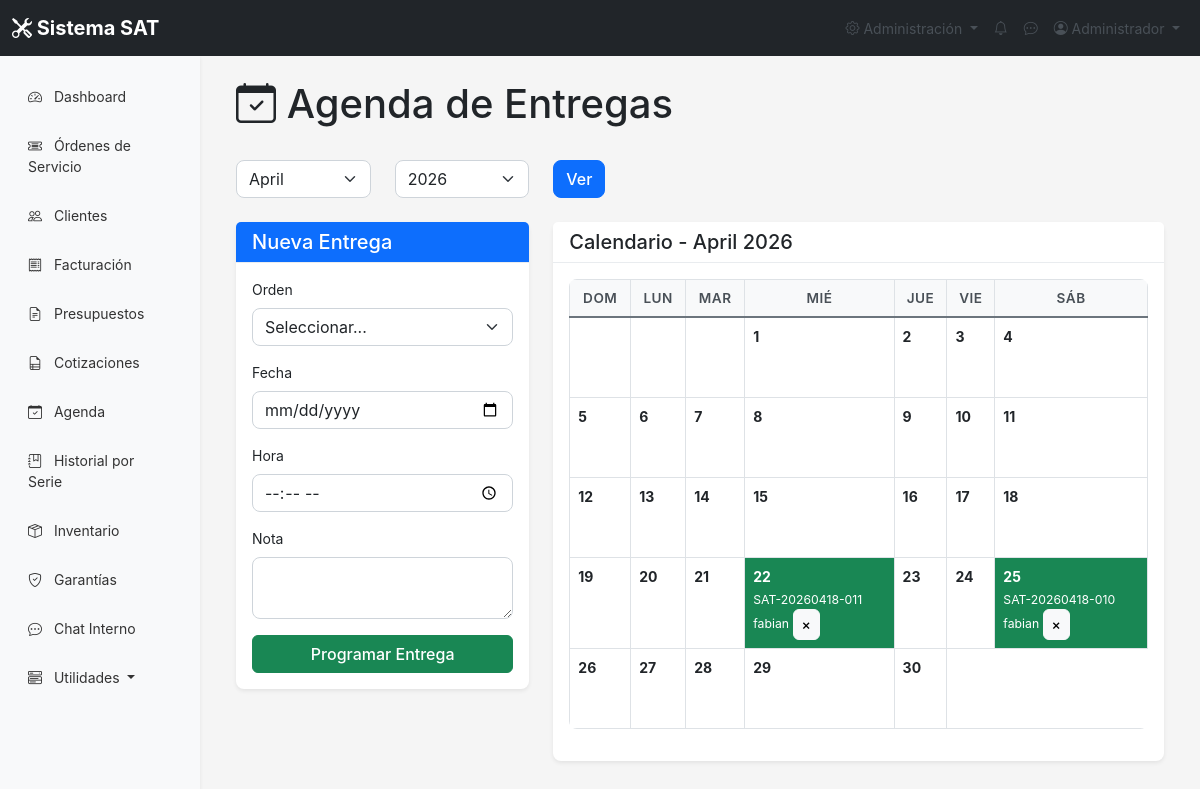
Screenshot of /agenda/index.php (signed in) with the database file from the repository.
### tables this page shows
CREATE TABLE IF NOT EXISTS `agenda_entregas` (
  `id` int NOT NULL AUTO_INCREMENT,
  `orden_id` int NOT NULL,
  `fecha_entrega` date NOT NULL,
  `hora_entrega` varchar(10) DEFAULT NULL,
  `nota` text,
  `recordatorio_enviado` tinyint DEFAULT '0',
  PRIMARY KEY (`id`),
  KEY `orden_id` (`orden_id`)
);

CREATE TABLE IF NOT EXISTS `ordenes_servicio` (
  `id` int NOT NULL AUTO_INCREMENT,
  `codigo` varchar(20) NOT NULL,
  `equipo_id` int NOT NULL,
  `tecnico_id` int DEFAULT NULL,
  `cliente_id` int NOT NULL,
  `estado` enum('recibido','en_diagnostico','en_reparacion','esperando_repuestos','reparado','entregado','cancelado') DEFAULT 'recibido',
  `prioridad` enum('baja','normal','alta','urgente') DEFAULT 'normal',
  `diagnostico` text,
  `solucion` text,
  `observaciones` text,
  `fecha_ingreso` datetime DEFAULT CURRENT_TIMESTAMP,
  `fecha_diagnostico` datetime DEFAULT NULL,
  `fecha_reparacion` datetime DEFAULT NULL,
  `fecha_entrega` datetime DEFAULT NULL,
  `tiempo_estimado` int DEFAULT NULL,
  `costo_diagnostico` decimal(10,2) DEFAULT '0.00',
  `costo_reparacion` decimal(10,2) DEFAULT '0.00',
  `costo_total` decimal(10,2) DEFAULT '0.00',
  `nota_cliente` text,
  `estado_orden` enum('abierta','cerrada','cancelada') DEFAULT 'abierta',
  `sucursal_id` int DEFAULT NULL,
  PRIMARY KEY (`id`),
  UNIQUE KEY `codigo` (`codigo`),
  KEY `equipo_id` (`equipo_id`),
  KEY `tecnico_id` (`tecnico_id`),
  KEY `cliente_id` (`cliente_id`)
);

CREATE TABLE IF NOT EXISTS `clientes` (
  `id` int NOT NULL AUTO_INCREMENT,
  `nombre` varchar(100) NOT NULL,
  `email` varchar(100) DEFAULT NULL,
  `telefono` varchar(20) NOT NULL,
  `direccion` text,
  `dni` varchar(20) DEFAULT NULL,
  `fecha_registro` timestamp NULL DEFAULT CURRENT_TIMESTAMP,
  `estado` enum('activo','inactivo') DEFAULT 'activo',
  `sucursal_id` int DEFAULT NULL,
  PRIMARY KEY (`id`)
);

### agenda/index.php (the view, shortened to what this page needs)
<?php
require_once '../include/header.php';
$mes = $_GET['mes'] ?? date('m');
$anio = $_GET['anio'] ?? date('Y');
$inicio = "$anio-$mes-01";
$fin = date("Y-m-t", strtotime($inicio));
$entregas = $conn->query("
    SELECT a.*, o.codigo, c.nombre as cliente_nombre, e.marca, e.modelo
    FROM agenda_entregas a
    JOIN ordenes_servicio o ON a.orden_id = o.id
    JOIN clientes c ON o.cliente_id = c.id
    LEFT JOIN equipos e ON o.equipo_id = e.id
    WHERE a.fecha_entrega BETWEEN '$inicio' AND '$fin'
    ORDER BY a.fecha_entrega, a.hora_entrega
");
$entregas_array = [];
while ($e = $entregas->fetch_assoc()) {
    $entregas_array[$e['fecha_entrega']][] = $e;
}
?>
<div class="container-fluid">
    <div class="d-flex justify-content-between align-items-center mb-4">
        <h1><i class="bi bi-calendar-check"></i> Agenda de Entregas</h1>
    </div>
    <form method="GET" class="mb-4">
        <div class="row">
            <div class="col-md-2">
                <select name="mes" class="form-select">
                    <?php for($m=1; $m<=12; $m++): ?>
                    <option value="<?= $m ?>" <?= $mes==$m?'selected':'' ?>><?= date('F', mktime(0,0,0,$m)) ?></option>
                    <?php endfor; ?>
                </select>
            </div>
            <div class="col-md-2">
                <select name="anio" class="form-select">
                    <?php for($a=date('Y'); $a>=date('Y')-1; $a--): ?>
                    <option value="<?= $a ?>" <?= $anio==$a?'selected':'' ?>><?= $a ?></option>
                    <?php endfor; ?>
                </select>
            </div>
            <div class="col-md-2">
                <button type="submit" class="btn btn-primary">Ver</button>
            </div>
        </div>
    </form>
    <div class="row">
        <div class="col-md-4">
            <div class="card mb-4">
                <div class="card-header bg-primary text-white">
                    <h5 class="mb-0">Nueva Entrega</h5>
                </div>
                <div class="card-body">
                    <form method="POST">
                        <div class="mb-3">
                            <label for="orden_id" class="form-label">Orden</label>
                            <select id="orden_id" name="orden_id" class="form-select" required>
                                <option value="">Seleccionar...</option>
                            </select>
                        </div>
                        <div class="mb-3">
                            <label for="fecha_entrega" class="form-label">Fecha</label>
                            <input type="date" id="fecha_entrega" name="fecha_entrega" class="form-control" required>
                        </div>
                        <div class="mb-3">
                            <label for="hora_entrega" class="form-label">Hora</label>
                            <input type="time" id="hora_entrega" name="hora_entrega" class="form-control">
                        </div>
                        <div class="mb-3">
                            <label for="nota" class="form-label">Nota</label>
                            <textarea id="nota" name="nota" class="form-control" rows="2"></textarea>
                        </div>
                        <button type="submit" name="agregar" class="btn btn-success w-100">Programar Entrega</button>
                    </form>
                </div>
            </div>
        </div>
        <div class="col-md-8">
            <div class="card">
                <div class="card-header">
                    <h5 class="mb-0">Calendario - <?= date('F', mktime(0,0,0,$mes)) ?> <?= $anio ?></h5>
                </div>
                <div class="card-body">
                    <?php
                    $dias_semana = ['Dom','Lun','Mar','Mié','Jue','Vie','Sáb'];
                    $primer_dia = date('w', strtotime($inicio));
                    $dias_mes = date('t', strtotime($inicio));
                    ?>
                    <table class="table table-bordered calendar-table">
                        <thead>
                            <tr>
                                <?php foreach($dias_semana as $d): ?><th class="text-center"><?= $d ?></th><?php endforeach; ?>
                            </tr>
                        </thead>
                        <tbody>
                            <tr>
                            <?php
                            for ($i = 0; $i < $primer_dia; $i++) echo '<td></td>';
                            for ($dia = 1; $dia <= $dias_mes; $dia++):
                                $fecha = sprintf('%s-%02d-%02d', $anio, $mes, $dia);
                                $tiene_entregas = isset($entregas_array[$fecha]);
                            ?>
                                <td class="<?= $tiene_entregas ? 'bg-success text-white' : '' ?>" style="vertical-align: top; min-height: 80px;">
                                    <strong><?= $dia ?></strong>
                                    <?php if ($tiene_entregas): ?>
                                        <?php foreach($entregas_array[$fecha] as $e): ?>
                                        <div class="small mt-1">
                                            <a href="../ordenes/ver.php?id=<?= $e['orden_id'] ?>" class="text-white text-decoration-none">
                                                <?= $e['codigo'] ?><br>
                                                <?= htmlspecialchars($e['cliente_nombre']) ?>
                                            </a>
                                            <a href="?mes=<?= $mes ?>&anio=<?= $anio ?>&eliminar=<?= $e['id'] ?>" class="btn btn-sm btn-light btn-sm" onclick="return confirm('¿Eliminar?')">×</a>
                                        </div>
                                        <?php endforeach; ?>
                                    <?php endif; ?>
                                </td>
                            <?php if (($dia + $primer_dia) % 7 == 0) echo '</tr><tr>'; endfor; ?>
                            </tr>
                        </tbody>
                    </table>
                </div>
            </div>
        </div>
    </div>
</div>
<?php require_once '../include/footer.php'; ?>

### css/styles.css (style rules this page uses)
:root { --primary: #0d6efd; --secondary: #6c757d; --success: #198754; --danger: #dc3545; --warning: #ffc107; --info: #0dcaf0; --light: #f8f9fa; --dark: #212529; }
body { font-family: -apple-system, BlinkMacSystemFont, 'Segoe UI', Roboto, 'Helvetica Neue', Arial, sans-serif; font-size: 14px; background-color: #f5f5f5; }
.card { border: none; box-shadow: 0 0.125rem 0.25rem rgba(0, 0, 0, 0.075); border-radius: 0.5rem; }
.card-header { background-color: white; border-bottom: 1px solid #e9ecef; font-weight: 600; }
.table th { font-weight: 600; color: #495057; background-color: #f8f9fa; }
.btn { border-radius: 0.375rem; font-weight: 500; }
.form-control, .form-select { border-radius: 0.375rem; border: 1px solid #ced4da; }
.btn-primary { background-color: var(--primary); border-color: var(--primary); }

### css/improved.css (style rules this page uses)
:root { --sat-primary: #0d6efd; --sat-secondary: #6c757d; --sat-success: #198754; --sat-danger: #dc3545; --sat-warning: #ffc107; --sat-info: #0dcaf0; --sat-light: #f8f9fa; --sat-dark: #212529; --sat-border-radius: 8px; --sat-shadow: 0 0.125rem 0.25rem rgba(0, 0, 0, 0.075); --sat-transition: all 0.3s ease; }
.btn-primary { border-radius: var(--sat-border-radius); transition: var(--sat-transition); }
.form-control, .form-select { border-radius: var(--sat-border-radius); transition: var(--sat-transition); }
.table { border-radius: var(--sat-border-radius); overflow: hidden; }
.table thead th { background: var(--sat-light); border-bottom: 2px solid var(--sat-secondary); font-weight: 600; text-transform: uppercase; font-size: 0.85rem; letter-spacing: 0.5px; }

### agenda/index.php (style rules this page uses)
.calendar-table td { height: 80px; }

### rows the page displays
agenda_entregas: ordenes_servicio.codigo "SAT-20260418-011", clientes.nombre "fabian"
agenda_entregas: ordenes_servicio.codigo "SAT-20260418-010", clientes.nombre "fabian"

### other values shown
$_SESSION['nombre'] "Administrador"
date('F', mktime(0,0,0,$mes)) "April"
$anio "2026"
$d "DOM"
$d "LUN"
$d "MAR"
$d "MIÉ"
$d "JUE"
$d "VIE"
$d "SÁB"
form field mes "April"
form field anio "2026"
